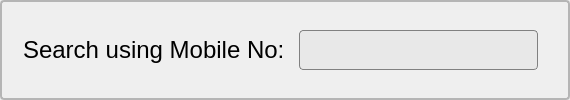
                       <widget class="QFrame" name="mmEcMostInnerFrame">
                        <property name="styleSheet">
                         <string notr="true">border: 2px solid black;
border-radius: 4px;
padding: 2px;
border-color: rgb(181, 181, 181);</string>
                        </property>
                        <property name="frameShape">
                         <enum>QFrame::StyledPanel</enum>
                        </property>
                        <property name="frameShadow">
                         <enum>QFrame::Raised</enum>
                        </property>
                        <layout class="QGridLayout" name="gridLayout_11">
                         <item row="0" column="1">
                          <widget class="QLineEdit" name="mmEcLineEdit1">
                           <property name="sizePolicy">
                            <sizepolicy hsizetype="Fixed" vsizetype="Fixed">
                             <horstretch>0</horstretch>
                             <verstretch>0</verstretch>
                            </sizepolicy>
                           </property>
                           <property name="minimumSize">
                            <size>
                             <width>239</width>
                             <height>40</height>
                            </size>
                           </property>
                           <property name="styleSheet">
                            <string notr="true">color: rgb(84, 84, 84);
border: 0.5px solid grey;
border-radius:4px;
background-color: rgb(232, 232, 232);</string>
                           </property>
                          </widget>
                         </item>
                         <item row="0" column="0">
                          <widget class="QLabel" name="mmEcLabel10">
                           <property name="font">
                            <font>
                             <pointsize>18</pointsize>
                            </font>
                           </property>
                           <property name="styleSheet">
                            <string notr="true">border: 0px;
</string>
                           </property>
                           <property name="text">
                            <string>Search using Mobile No:</string>
                           </property>
                          </widget>
                         </item>
                         <item row="0" column="2">
                          <widget class="QLabel" name="mmEcLabel12">
                           <property name="styleSheet">
                            <string notr="true">border:0px;</string>
                           </property>
                           <property name="text">
                            <string/>
                           </property>
                           <property name="pixmap">
                            <pixmap>../../images/enter_arrow.png</pixmap>
                           </property>
                          </widget>
                         </item>
                        </layout>
                       </widget>
